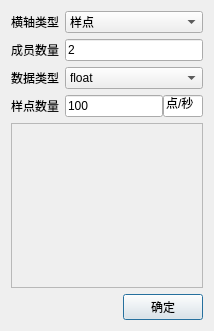
<?xml version="1.0" encoding="UTF-8"?>
<ui version="4.0">
 <class>ArraySettingsDialog</class>
 <widget class="QDialog" name="ArraySettingsDialog">
  <property name="geometry">
   <rect>
    <x>0</x>
    <y>0</y>
    <width>214</width>
    <height>331</height>
   </rect>
  </property>
  <property name="windowTitle">
   <string>Dialog</string>
  </property>
  <layout class="QVBoxLayout" name="verticalLayout">
   <item>
    <widget class="QWidget" name="ArrayTypeWidget" native="true">
     <layout class="QVBoxLayout" name="verticalLayout_3">
      <property name="leftMargin">
       <number>0</number>
      </property>
      <property name="topMargin">
       <number>0</number>
      </property>
      <property name="rightMargin">
       <number>0</number>
      </property>
      <property name="bottomMargin">
       <number>0</number>
      </property>
      <item>
       <layout class="QGridLayout" name="gridLayout_4">
        <item row="3" column="1">
         <layout class="QHBoxLayout" name="horizontalLayout_2">
          <property name="spacing">
           <number>0</number>
          </property>
          <item>
           <widget class="QLineEdit" name="ArrayPointCountEdit">
            <property name="text">
             <string>100</string>
            </property>
            <property name="placeholderText">
             <string>[1,1024]</string>
            </property>
           </widget>
          </item>
          <item>
           <widget class="QLineEdit" name="ArrayMembersNumEdit_3">
            <property name="sizePolicy">
             <sizepolicy hsizetype="Fixed" vsizetype="Fixed">
              <horstretch>0</horstretch>
              <verstretch>0</verstretch>
             </sizepolicy>
            </property>
            <property name="maximumSize">
             <size>
              <width>40</width>
              <height>16777215</height>
             </size>
            </property>
            <property name="focusPolicy">
             <enum>Qt::NoFocus</enum>
            </property>
            <property name="text">
             <string>点/秒</string>
            </property>
            <property name="dragEnabled">
             <bool>false</bool>
            </property>
            <property name="readOnly">
             <bool>true</bool>
            </property>
            <property name="placeholderText">
             <string>[1,1024]</string>
            </property>
           </widget>
          </item>
         </layout>
        </item>
        <item row="2" column="0">
         <widget class="QLabel" name="label_2">
          <property name="text">
           <string>数据类型</string>
          </property>
         </widget>
        </item>
        <item row="0" column="0">
         <widget class="QLabel" name="label_3">
          <property name="text">
           <string>横轴类型</string>
          </property>
         </widget>
        </item>
        <item row="1" column="0">
         <widget class="QLabel" name="ArrayMembersNumLabel">
          <property name="sizePolicy">
           <sizepolicy hsizetype="Fixed" vsizetype="Preferred">
            <horstretch>0</horstretch>
            <verstretch>0</verstretch>
           </sizepolicy>
          </property>
          <property name="text">
           <string>成员数量</string>
          </property>
         </widget>
        </item>
        <item row="0" column="1">
         <widget class="QComboBox" name="XAxisTypeComBox">
          <item>
           <property name="text">
            <string>样点</string>
           </property>
          </item>
          <item>
           <property name="text">
            <string>时间</string>
           </property>
          </item>
         </widget>
        </item>
        <item row="2" column="1">
         <widget class="QComboBox" name="ArrayDataTypeBox">
          <item>
           <property name="text">
            <string>float</string>
           </property>
          </item>
          <item>
           <property name="text">
            <string>uint32</string>
           </property>
          </item>
          <item>
           <property name="text">
            <string>int32</string>
           </property>
          </item>
          <item>
           <property name="text">
            <string>uint16</string>
           </property>
          </item>
          <item>
           <property name="text">
            <string>int16</string>
           </property>
          </item>
          <item>
           <property name="text">
            <string>uint8</string>
           </property>
          </item>
          <item>
           <property name="text">
            <string>int8</string>
           </property>
          </item>
         </widget>
        </item>
        <item row="3" column="0">
         <widget class="QLabel" name="ArrayPointCountLabel">
          <property name="sizePolicy">
           <sizepolicy hsizetype="Fixed" vsizetype="Preferred">
            <horstretch>0</horstretch>
            <verstretch>0</verstretch>
           </sizepolicy>
          </property>
          <property name="text">
           <string>样点数量</string>
          </property>
         </widget>
        </item>
        <item row="1" column="1">
         <widget class="QLineEdit" name="ArrayMembersNumEdit">
          <property name="text">
           <string>2</string>
          </property>
          <property name="placeholderText">
           <string>[1,32]</string>
          </property>
         </widget>
        </item>
       </layout>
      </item>
     </layout>
    </widget>
   </item>
   <item>
    <widget class="RubberScrollArea" name="scrollArea">
     <property name="widgetResizable">
      <bool>true</bool>
     </property>
     <widget class="QWidget" name="scrollAreaWidgetContents">
      <property name="geometry">
       <rect>
        <x>0</x>
        <y>0</y>
        <width>194</width>
        <height>165</height>
       </rect>
      </property>
      <layout class="QVBoxLayout" name="verticalLayout_2">
       <item>
        <layout class="QHBoxLayout" name="horizontalLayout_3"/>
       </item>
       <item>
        <layout class="QHBoxLayout" name="horizontalLayout_4"/>
       </item>
       <item>
        <layout class="QHBoxLayout" name="horizontalLayout_5"/>
       </item>
       <item>
        <layout class="QHBoxLayout" name="horizontalLayout_6"/>
       </item>
      </layout>
     </widget>
    </widget>
   </item>
   <item>
    <layout class="QHBoxLayout" name="horizontalLayout">
     <property name="topMargin">
      <number>0</number>
     </property>
     <item>
      <spacer name="horizontalSpacer">
       <property name="orientation">
        <enum>Qt::Horizontal</enum>
       </property>
       <property name="sizeHint" stdset="0">
        <size>
         <width>40</width>
         <height>20</height>
        </size>
       </property>
      </spacer>
     </item>
     <item>
      <widget class="QPushButton" name="ArrayConfirmBtn">
       <property name="sizePolicy">
        <sizepolicy hsizetype="Fixed" vsizetype="Fixed">
         <horstretch>0</horstretch>
         <verstretch>0</verstretch>
        </sizepolicy>
       </property>
       <property name="text">
        <string>确定</string>
       </property>
      </widget>
     </item>
    </layout>
   </item>
  </layout>
 </widget>
 <customwidgets>
  <customwidget>
   <class>RubberScrollArea</class>
   <extends>QScrollArea</extends>
   <header location="global">rubberscrollarea.h</header>
   <container>1</container>
  </customwidget>
 </customwidgets>
 <resources/>
 <connections/>
</ui>
